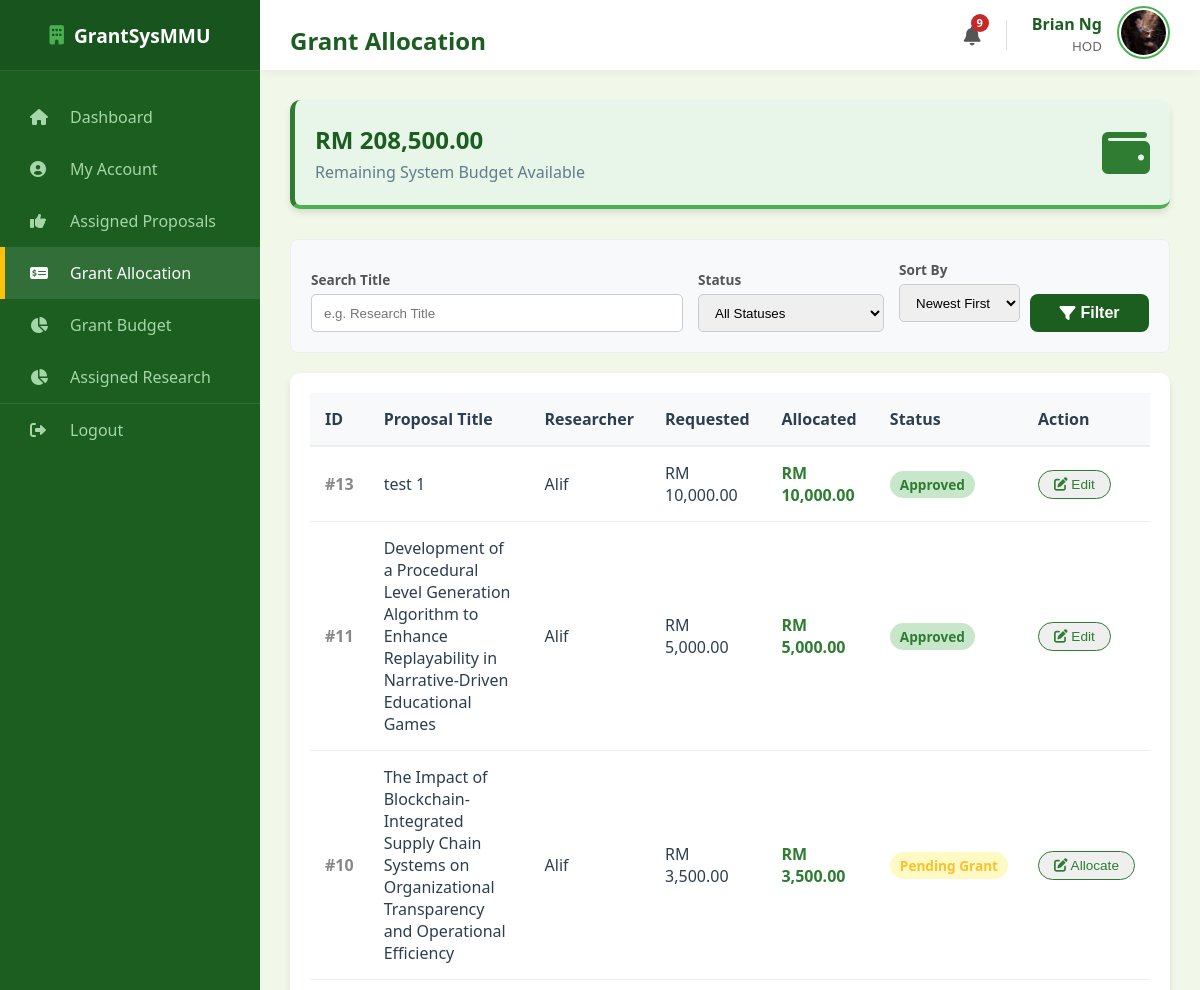
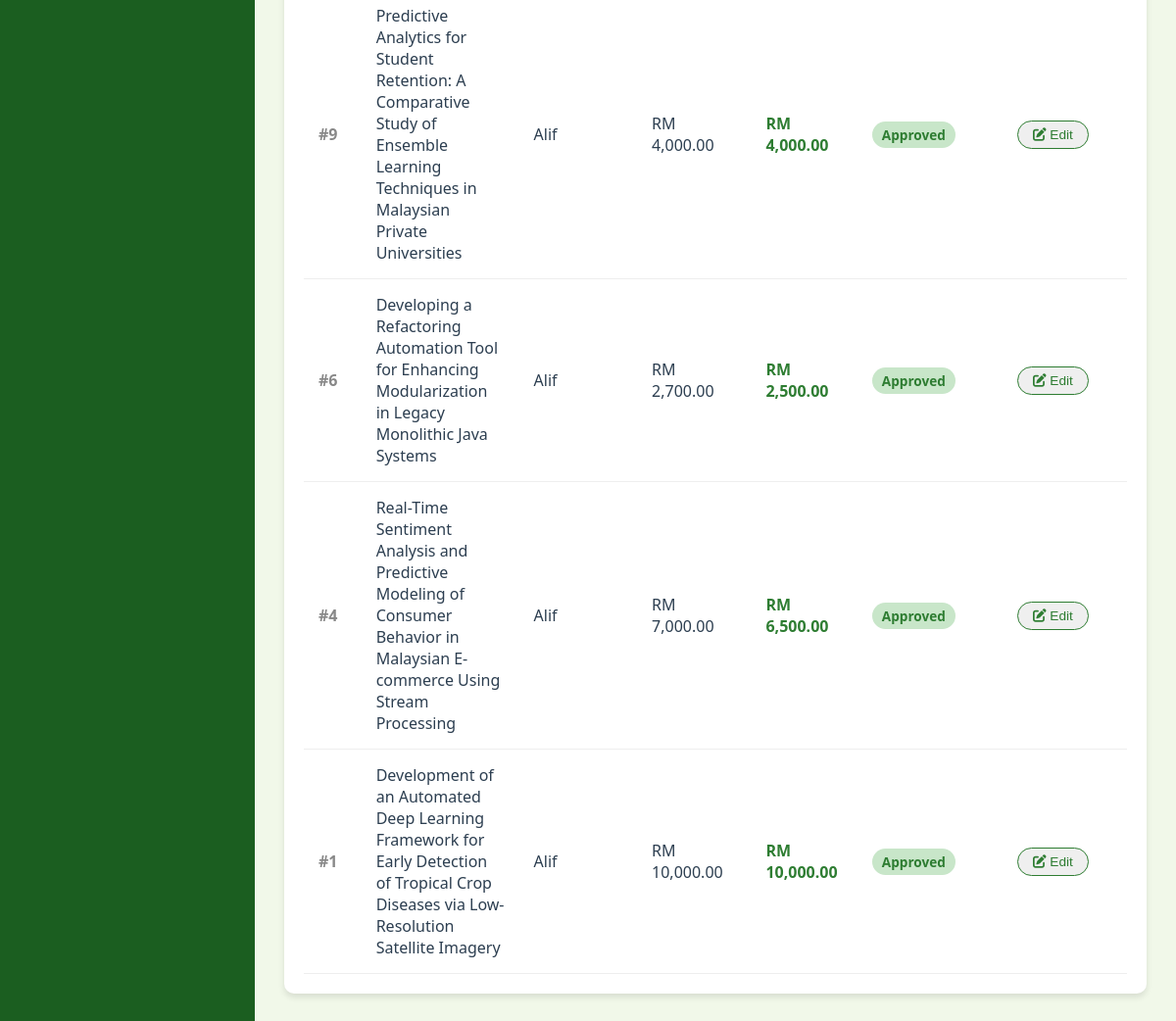
The app's page /hod/grant_allocation (signed in), older data (2 pictures, top to bottom).
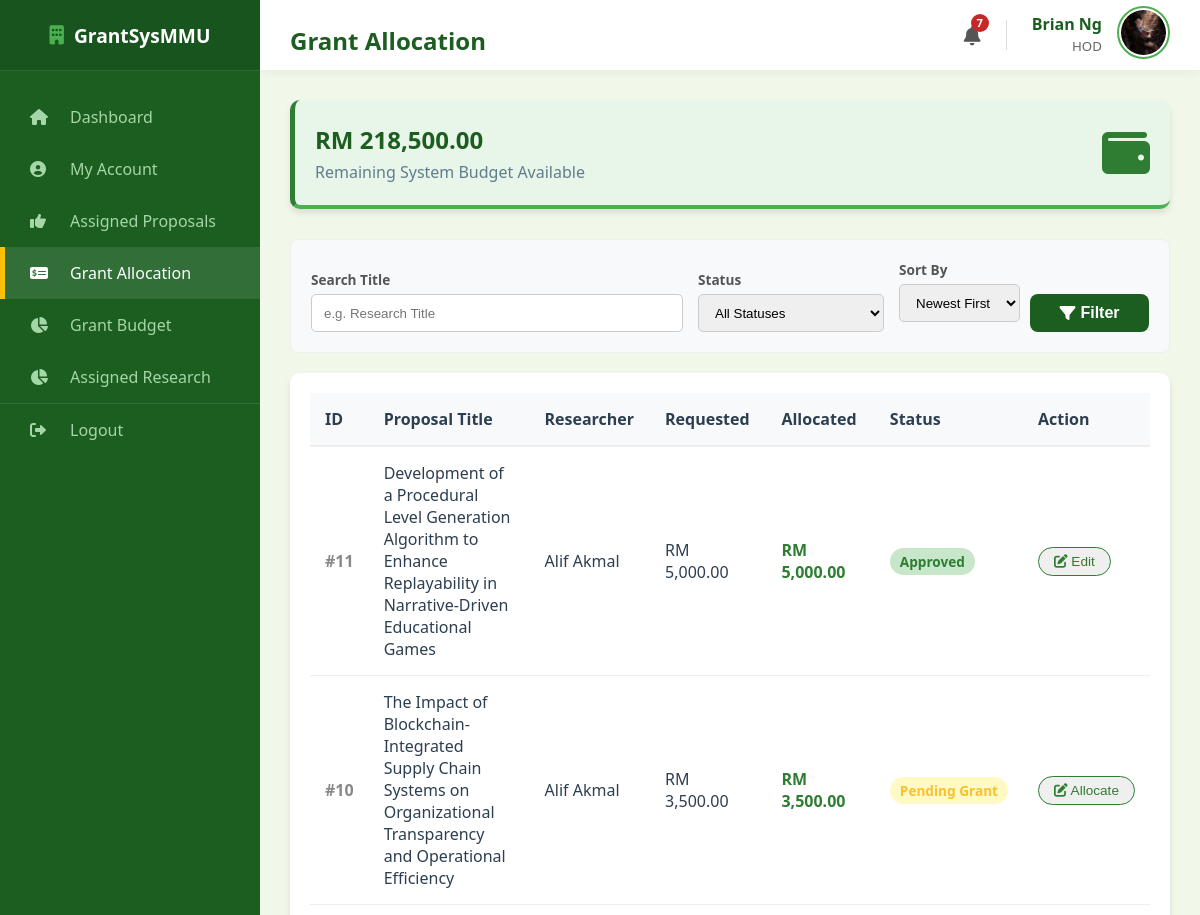
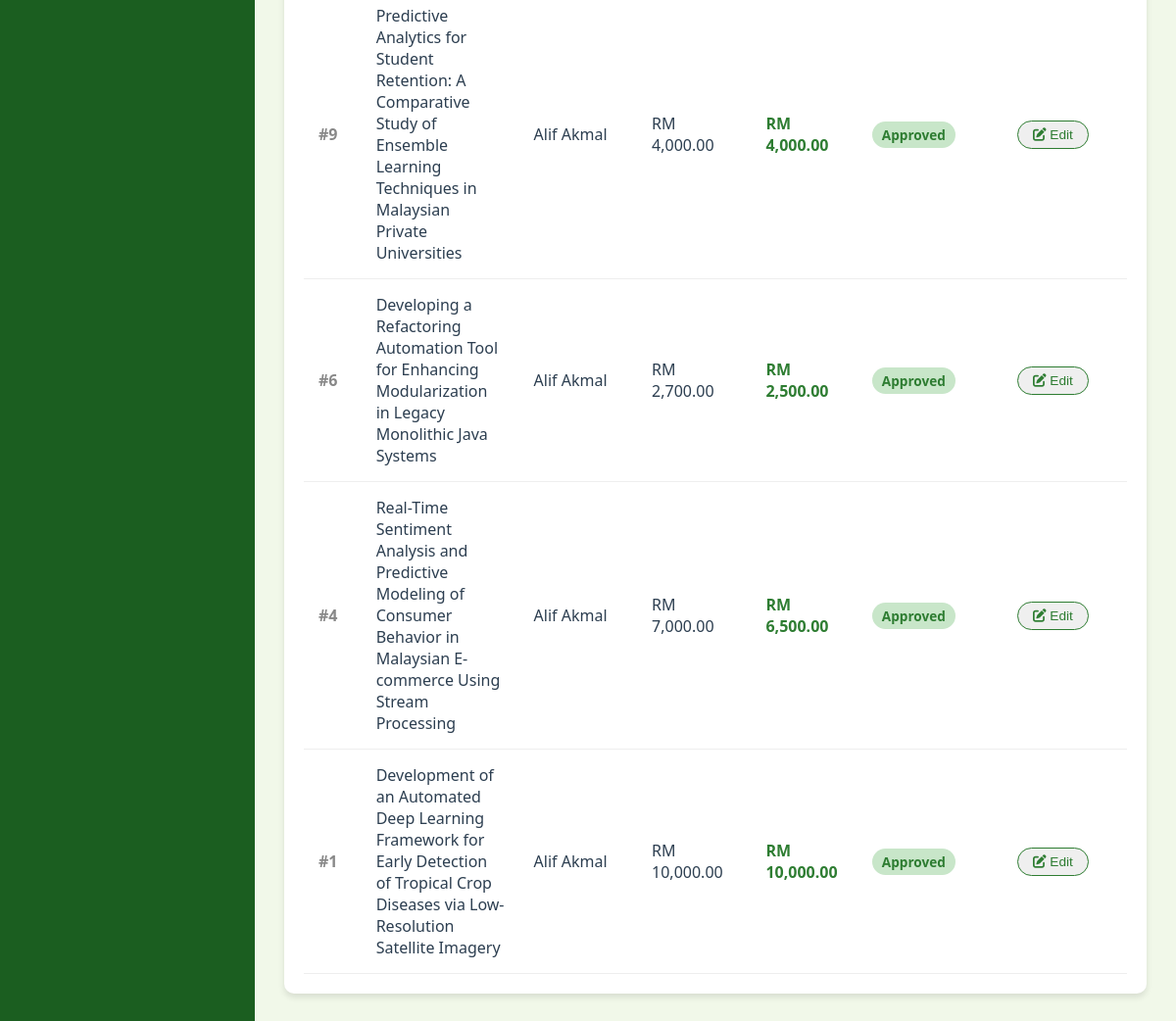
The same page, newer data (2 pictures, top to bottom).
### models.py (models this page shows, shortened)
class Proposal(db.Model):
    __tablename__ = "proposal"
    proposal_id = db.Column(db.Integer, primary_key=True)
    title = db.Column(db.String(255), nullable=False)
    research_area = db.Column(db.String(100), nullable=False, default="General")
    requested_budget = db.Column(db.Float, nullable=False)
    status = db.Column(db.String(30), nullable=False, default="Draft")
    submission_date = db.Column(db.Date, default=malaysia_now)
    document_file = db.Column(db.String(100), nullable=True)
    review_score = db.Column(db.Integer, nullable=True)
    review_feedback = db.Column(db.Text, nullable=True)
    review_draft = db.Column(db.Text, nullable=True)
    researcher_id = db.Column(
        db.Integer, db.ForeignKey("researcher.researcher_id"), nullable=False
    )
    cycle_id = db.Column(
        db.Integer, db.ForeignKey("grant_cycle.cycle_id"), nullable=False
    )
    assigned_reviewer_id = db.Column(
        db.Integer, db.ForeignKey("reviewer.reviewer_id"), nullable=True
    )
    assigned_hod_id = db.Column(db.Integer, db.ForeignKey("hod.hod_id"), nullable=True)
    reviewer = db.relationship("Reviewer", foreign_keys=[assigned_reviewer_id])
    hod = db.relationship("HOD", foreign_keys=[assigned_hod_id])
    deadlines = db.relationship(
        "Deadline", backref="proposal", cascade="all, delete-orphan"
    )

class User(db.Model):
    __tablename__ = "user"
    mmu_id = db.Column(db.String(15), primary_key=True)
    name = db.Column(db.String(150), nullable=False)
    email = db.Column(db.String(100), unique=True, nullable=False)
    password = db.Column(db.String(100), nullable=False)
    faculty = db.Column(db.String(100), nullable=False)
    user_role = db.Column(db.String(25), nullable=False)
    profile_image = db.Column(db.String(20), nullable=False, default="default.jpg")
    phone_number = db.Column(db.String(20), nullable=True)
    admin_profile = db.relationship(
        "Admin", backref="user_info", uselist=False, cascade="all, delete-orphan"
    )
    researcher_profile = db.relationship(
        "Researcher", backref="user_info", uselist=False, cascade="all, delete-orphan"
    )
    reviewer_profile = db.relationship(
        "Reviewer", backref="user_info", uselist=False, cascade="all, delete-orphan"
    )
    hod_profile = db.relationship(
        "HOD", backref="user_info", uselist=False, cascade="all, delete-orphan"
    )

class Grant(db.Model):
    __tablename__ = "grant"
    grant_id = db.Column(db.Integer, primary_key=True)
    grant_amount = db.Column(db.Float, nullable=False)
    award_date = db.Column(db.DateTime, default=malaysia_now)
    proposal_id = db.Column(
        db.Integer, db.ForeignKey("proposal.proposal_id"), nullable=False
    )
    proposal = db.relationship(
        "Proposal", backref=db.backref("grant_award", uselist=False)
    )

### routes/hod_routes.py (the view)
@hod_bp.route("/hod/grant_allocation")
def hod_grant_allocation():
    if session.get("role") != "HOD":
        return redirect(url_for("hod.hod_login"))
    user = User.query.get(session["user_id"])
    current_hod = HOD.query.filter_by(mmu_id=user.mmu_id).first()
    page = request.args.get("page", 1, type=int)
    search_query = request.args.get("search", "")
    filter_status = request.args.get("status", "")
    sort_option = request.args.get("sort", "newest")
    per_page = 8
    query = Proposal.query.filter(
        Proposal.assigned_hod_id == current_hod.hod_id,
        Proposal.status.in_(["Pending Grant", "Approved"]),
    )
    if search_query:
        query = query.filter(Proposal.title.ilike(f"%{search_query}%"))
    if filter_status and filter_status != "all":
        query = query.filter(Proposal.status == filter_status)
    if sort_option == "oldest":
        query = query.order_by(Proposal.proposal_id.asc())
    elif sort_option == "title_asc":
        query = query.order_by(Proposal.title.asc())
    else:
        query = query.order_by(Proposal.proposal_id.desc())
    pagination = query.paginate(page=page, per_page=per_page, error_out=False)
    total_budget_in = db.session.query(func.sum(Budget.amount)).scalar() or 0.0
    total_grants_out = db.session.query(func.sum(Grant.grant_amount)).scalar() or 0.0
    remaining_balance = total_budget_in - total_grants_out
    return render_template(
        "hod_grant_allocation.html",
        proposals=pagination.items, # Pass paginated items
        pagination=pagination,      # Pass pagination object
        user=user,
        remaining_balance=remaining_balance,
        current_search=search_query,
        current_status=filter_status,
        current_sort=sort_option
    )

### main.py (called while the page is built)
@app.context_processor
def inject_notifications():
    if "user_id" in session:
        unread = Notification.query.filter_by(recipient_id=session["user_id"], is_read=False).count()
        return dict(unread_notifications=unread)
    return dict(unread_notifications=0)

### templates/hod_grant_allocation.html (shortened to what the changed rows need)
<!DOCTYPE html>
<html lang="en">
<head>
    <link rel="stylesheet" type="text/css" href="{{ url_for('static', filename='style.css') }}">
    <link rel="stylesheet" href="https://cdnjs.cloudflare.com/ajax/libs/font-awesome/6.0.0/css/all.min.css">
</head>
<body>
    <div class="dashboard-container">
        <div class="main-content">
            <div class="top-bar">
                <h2>Grant Allocation</h2>
                <div style="display: flex; align-items: center; gap: 25px;">
                    <a href="{{ url_for('auth.view_notifications') }}"
                        style="position: relative; color: #555; font-size: 1.2rem; text-decoration: none;">
                        <i class="fas fa-bell"></i>
                        {% if unread_notifications > 0 %}
                        <span
                            style="position: absolute; top: -8px; right: -8px; background: #c62828; color: white; border-radius: 50%; width: 18px; height: 18px; font-size: 0.7rem; display: flex; align-items: center; justify-content: center; font-weight: bold;">
                            {{ unread_notifications }}
                        </span>
                        {% endif %}
                    </a>
                </div>
            </div>
            <div class="content-wrapper">
                <div class="stat-card"
                    style="margin-bottom: 30px; background: #e8f5e9; border-left: 5px solid #2e7d32;">
                    <div class="stat-info">
                        <h3 style="font-size: 1.5rem;">RM {{ "{:,.2f}".format(remaining_balance) }}</h3>
                        <p>Remaining System Budget Available</p>
                    </div>
                </div>
                <div class="table-card">
                    <table style="width: 100%; border-collapse: collapse;">
                        <thead>
                            <tr style="background-color: #f8f9fa; text-align: left;">
                                <th style="padding: 15px; width:5%; border-bottom: 2px solid #eee;">ID</th>
                                <th style="padding: 15px; width:30%; border-bottom: 2px solid #eee;">Proposal Title</th>
                                <th style="padding: 15px; width:15%; border-bottom: 2px solid #eee;">Researcher</th>
                                <th style="padding: 15px; width:15%; border-bottom: 2px solid #eee;">Requested</th>
                                <th style="padding: 15px; width:15%; border-bottom: 2px solid #eee;">Allocated</th>
                                <th style="padding: 15px; width:10%; border-bottom: 2px solid #eee;">Status</th>
                                <th style="padding: 15px; width:10%; border-bottom: 2px solid #eee;">Action</th>
                            </tr>
                        </thead>
                        <tbody>
                            {% for proposal in proposals %}
                            <tr style="border-bottom: 1px solid #eee;">
                                <td style="padding: 15px; color: #888; font-weight: bold;">#{{ proposal.proposal_id }}
                                </td>
                                <td style="padding: 15px; font-weight: 500;">{{ proposal.title }}</td>
                                <td style="padding: 15px;">{{ proposal.researcher.user_info.name }}</td>
                                <td style="padding: 15px;">RM {{ "{:,.2f}".format(proposal.requested_budget) }}</td>
                                <td style="padding: 15px; color: #2e7d32; font-weight: bold;">
                                    {% if proposal.grant_award %}
                                    RM {{ "{:,.2f}".format(proposal.grant_award.grant_amount) }}
                                    {% else %}
                                    RM 0.00
                                    {% endif %}
                                </td>
                                <td style="padding: 15px;">
                                    <span
                                        style="padding: 4px 10px; border-radius: 15px; font-size: 0.85rem; font-weight: bold; white-space:nowrap;
                                        background: {% if proposal.status == 'Approved' %}#c8e6c9{% else %}#fff9c4{% endif %};
                                        color: {% if proposal.status == 'Approved' %}#2e7d32{% else %}#fbc02d{% endif %};">
                                        {{ proposal.status }}
                                    </span>
                                </td>
                                <td style="padding: 15px;">
                                    <button class="btn-sm"
                                        onclick="openAllocationModal('{{ proposal.proposal_id }}', '{{ proposal.grant_award.grant_amount if proposal.grant_award else 0 }}', '{{ remaining_balance }}')">
                                        <i class="fas fa-edit"></i> {% if proposal.status == 'Pending Grant'
                                        %}Allocate{% else %}Edit{% endif %}
                                    </button>
                                </td>
                            </tr>
                            {% else %}
                            <tr>
                                <td colspan="7" style="padding: 30px; text-align: center; color: #888;">No pending grant
                                    allocations found matching your filters.</td>
                            </tr>
                            {% endfor %}
                        </tbody>
                    </table>
                </div>
            </div>
        </div>
    </div>
</body>
</html>

Row changes from the older to the newer data that the page shows:
removed Proposal: proposal_id "13", title "test 1", researcher.user_info.name "Alif", requested_budget "10,000.00", status "Approved", shows "Edit"
removed Grant: grant_award.grant_amount "10,000.00"
changed through a linked row, Proposal id 11: researcher.user_info.name "Alif" → "Alif Akmal"
changed through a linked row, Proposal "Pending Grant": researcher.user_info.name "Alif" → "Alif Akmal"
changed through a linked row, Proposal id 9: researcher.user_info.name "Alif" → "Alif Akmal"
changed through a linked row, Proposal id 6: researcher.user_info.name "Alif" → "Alif Akmal"
changed through a linked row, Proposal id 4: researcher.user_info.name "Alif" → "Alif Akmal"
changed through a linked row, Proposal id 1: researcher.user_info.name "Alif" → "Alif Akmal"
Text that changed along with them:
{{ unread_notifications }}: "9" → "7"
{{ "{:,.2f}".format(remaining_balance) }}: "208,500.00" → "218,500.00"
